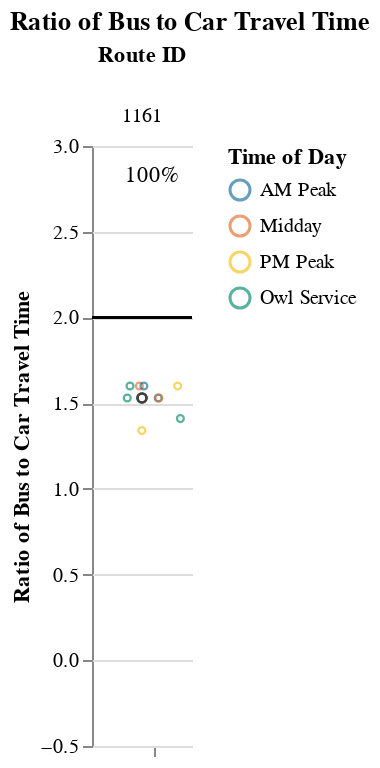
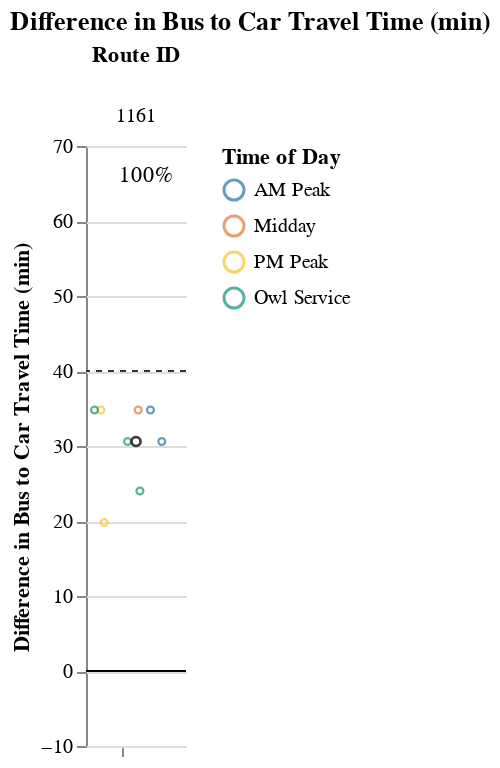

The notebook cell these images were saved under, in order:
### Markdown cell above
### Long Routes (> 1.5 hrs)

### Code cell
route_group = "long"
try:
    display_charts_for_route_group(df, route_group)
except:
    print("No routes meet this criteria.")

### Figure 1 — Vega-Lite specification as saved in the notebook (floating-point values rounded to 4 significant figures)
{"config": {"view": {"continuousWidth": 400, "continuousHeight": 300, "stroke": null}, "facet": {"spacing": 0}}, "data": {"name": "data-59b2302dc6e4d3b7fe3033e1f94b8ee9"}, "facet": {"column": {"field": "route_id", "sort": ["1161"], "title": "Route ID", "type": "nominal"}}, "spec": {"layer": [{"mark": "rule", "encoding": {"color": {"value": "black"}, "y": {"field": "cutoff", "type": "quantitative"}}, "selection": {"selector005": {"type": "interval", "bind": "scales", "encodings": ["x", "y"]}}}, {"mark": {"type": "point", "opacity": 0.65, "size": 12, "strokeWidth": 1.1}, "encoding": {"color": {"field": "time_of_day", "scale": {"range": ["#136C97", "#E16B26", "#F6BF16", "#00896B", "#7790A3", "#5B559C"]}, "sort": ["AM Peak", "Midday", "PM Peak", "Owl Service"], "title": "Time of Day", "type": "nominal"}, "tooltip": [{"field": "route_id", "type": "nominal"}, {"field": "route_name", "type": "nominal"}, {"field": "trip_id", "type": "nominal"}, {"field": "service_hours", "type": "quantitative"}, {"field": "car_duration_hours", "type": "quantitative"}, {"field": "bus_multiplier", "type": "quantitative"}, {"field": "bus_difference", "type": "quantitative"}, {"field": "num_trips", "type": "quantitative"}, {"field": "num_competitive", "type": "quantitative"}, {"field": "pct_trips_competitive", "type": "quantitative"}, {"field": "p25", "type": "quantitative"}, {"field": "p50", "type": "quantitative"}, {"field": "p75", "type": "quantitative"}], "x": {"axis": {"grid": false, "labels": false, "ticks": true, "values": [0]}, "field": "jitter", "scale": {}, "title": null, "type": "quantitative"}, "y": {"field": "bus_multiplier", "scale": {"domain": [-0.25, 3.0]}, "title": "Ratio of Bus to Car Travel Time", "type": "quantitative"}}, "transform": [{"calculate": "sqrt(-2*log(random()))*cos(2*PI*random())", "as": "jitter"}], "width": 50}, {"layer": [{"mark": {"type": "point", "opacity": 0.6, "size": 20, "strokeWidth": 1.3}, "encoding": {"color": {"value": "#323434"}, "y": {"field": "bus_multiplier", "type": "quantitative"}}, "transform": [{"filter": "(datum.p50_trip === 1)"}]}, {"mark": {"type": "text", "align": "center", "baseline": "middle"}, "encoding": {"color": {"value": "black"}, "text": {"field": "pct_trips_competitive", "format": ".0%", "type": "quantitative"}, "tooltip": [{"field": "route_id", "type": "nominal"}, {"field": "route_name", "type": "nominal"}, {"field": "trip_id", "type": "nominal"}, {"field": "service_hours", "type": "quantitative"}, {"field": "car_duration_hours", "type": "quantitative"}, {"field": "bus_multiplier", "type": "quantitative"}, {"field": "bus_difference", "type": "quantitative"}, {"field": "num_trips", "type": "quantitative"}, {"field": "num_competitive", "type": "quantitative"}, {"field": "pct_trips_competitive", "type": "quantitative"}, {"field": "p25", "type": "quantitative"}, {"field": "p50", "type": "quantitative"}, {"field": "p75", "type": "quantitative"}], "x": {"value": 30}, "y": {"value": 15}}, "transform": [{"calculate": "sqrt(-2*log(random()))*cos(2*PI*random())", "as": "jitter"}, {"filter": "(datum.fastest_trip === 1)"}]}]}]}, "resolve": {"scale": {"y": "shared"}}, "title": "Ratio of Bus to Car Travel Time", "$schema": "https://vega.github.io/schema/vega-lite/v4.17.0.json", "datasets": {"data-59b2302dc6e4d3b7fe3033e1f94b8ee9": [{"calitp_itp_id": 146, "trip_key": -2938986463235106552, "trip_id": "t_1270746_b_33402_tn_0", "shape_id": "p_3083", "route_id": "1161", "service_hours": 1.3, "trip_first_departure_ts": 69900, "trip_last_arrival_ts": 74580, "departure_hour": 19, "time_of_day": "PM Peak", "p25": 1.48, "p50": 1.48, "p75": 1.55, "p50_trip": 0, "fastest_trip": 1, "car_duration_hours": 0.97, "competitive_route": 1, "bus_multiplier": 1.34, "bus_difference": 19.8, "num_trips": 9, "num_competitive": 9, "pct_trips_competitive": 1.0, "bus_difference_spread": 15.0, "route_group": "long", "max_trip_hrs": 1.55, "max_trip_route_group": 1.55, "below_cutoff": 9, "pct_below_cutoff": 1.0, "name": "Kern County", "caltrans_district": "06 - Fresno", "drmt_organization_name": null, "route_name": "Delano - Bakersfield", "cutoff2": 40, "cutoff": 2}, {"calitp_itp_id": 146, "trip_key": -27775948743421188, "trip_id": "t_1270752_b_33402_tn_0", "shape_id": "p_787635", "route_id": "1161", "service_hours": 1.37, "trip_first_departure_ts": 15600, "trip_last_arrival_ts": 20520, "departure_hour": 4, "time_of_day": "Owl Service", "p25": 1.48, "p50": 1.48, "p75": 1.55, "p50_trip": 0, "fastest_trip": 0, "car_duration_hours": 0.97, "competitive_route": 1, "bus_multiplier": 1.41, "bus_difference": 24.0, "num_trips": 9, "num_competitive": 9, "pct_trips_competitive": 1.0, "bus_difference_spread": 15.0, "route_group": "long", "max_trip_hrs": 1.55, "max_trip_route_group": 1.55, "below_cutoff": 9, "pct_below_cutoff": 1.0, "name": "Kern County", "caltrans_district": "06 - Fresno", "drmt_organization_name": null, "route_name": "Delano - Bakersfield", "cutoff2": 40, "cutoff": 2}, {"calitp_itp_id": 146, "trip_key": -7990793653844275569, "trip_id": "t_1270743_b_33402_tn_0", "shape_id": "p_178359", "route_id": "1161", "service_hours": 1.48, "trip_first_departure_ts": 35700, "trip_last_arrival_ts": 41040, "departure_hour": 9, "time_of_day": "AM Peak", "p25": 1.48, "p50": 1.48, "p75": 1.55, "p50_trip": 1, "fastest_trip": 0, "car_duration_hours": 0.97, "competitive_route": 1, "bus_multiplier": 1.53, "bus_difference": 30.6, "num_trips": 9, "num_competitive": 9, "pct_trips_competitive": 1.0, "bus_difference_spread": 15.0, "route_group": "long", "max_trip_hrs": 1.55, "max_trip_route_group": 1.55, "below_cutoff": 9, "pct_below_cutoff": 1.0, "name": "Kern County", "caltrans_district": "06 - Fresno", "drmt_organization_name": null, "route_name": "Delano - Bakersfield", "cutoff2": 40, "cutoff": 2}, {"calitp_itp_id": 146, "trip_key": 2981651922526876918, "trip_id": "t_1270748_b_33402_tn_0", "shape_id": "p_178359", "route_id": "1161", "service_hours": 1.48, "trip_first_departure_ts": 56100, "trip_last_arrival_ts": 61440, "departure_hour": 15, "time_of_day": "Midday", "p25": 1.48, "p50": 1.48, "p75": 1.55, "p50_trip": 1, "fastest_trip": 0, "car_duration_hours": 0.97, "competitive_route": 1, "bus_multiplier": 1.53, "bus_difference": 30.6, "num_trips": 9, "num_competitive": 9, "pct_trips_competitive": 1.0, "bus_difference_spread": 15.0, "route_group": "long", "max_trip_hrs": 1.55, "max_trip_route_group": 1.55, "below_cutoff": 9, "pct_below_cutoff": 1.0, "name": "Kern County", "caltrans_district": "06 - Fresno", "drmt_organization_name": null, "route_name": "Delano - Bakersfield", "cutoff2": 40, "cutoff": 2}, {"calitp_itp_id": 146, "trip_key": 8490347904405264088, "trip_id": "t_1270741_b_33402_tn_0", "shape_id": "p_178359", "route_id": "1161", "service_hours": 1.48, "trip_first_departure_ts": 21000, "trip_last_arrival_ts": 26340, "departure_hour": 5, "time_of_day": "Owl Service", "p25": 1.48, "p50": 1.48, "p75": 1.55, "p50_trip": 1, "fastest_trip": 0, "car_duration_hours": 0.97, "competitive_route": 1, "bus_multiplier": 1.53, "bus_difference": 30.6, "num_trips": 9, "num_competitive": 9, "pct_trips_competitive": 1.0, "bus_difference_spread": 15.0, "route_group": "long", "max_trip_hrs": 1.55, "max_trip_route_group": 1.55, "below_cutoff": 9, "pct_below_cutoff": 1.0, "name": "Kern County", "caltrans_district": "06 - Fresno", "drmt_organization_name": null, "route_name": "Delano - Bakersfield", "cutoff2": 40, "cutoff": 2}, {"calitp_itp_id": 146, "trip_key": 1262263643627312031, "trip_id": "t_1270750_b_33402_tn_0", "shape_id": "p_111843", "route_id": "1161", "service_hours": 1.55, "trip_first_departure_ts": 48900, "trip_last_arrival_ts": 54480, "departure_hour": 13, "time_of_day": "Midday", "p25": 1.48, "p50": 1.48, "p75": 1.55, "p50_trip": 0, "fastest_trip": 0, "car_duration_hours": 0.97, "competitive_route": 1, "bus_multiplier": 1.6, "bus_difference": 34.8, "num_trips": 9, "num_competitive": 9, "pct_trips_competitive": 1.0, "bus_difference_spread": 15.0, "route_group": "long", "max_trip_hrs": 1.55, "max_trip_route_group": 1.55, "below_cutoff": 9, "pct_below_cutoff": 1.0, "name": "Kern County", "caltrans_district": "06 - Fresno", "drmt_organization_name": null, "route_name": "Delano - Bakersfield", "cutoff2": 40, "cutoff": 2}, {"calitp_itp_id": 146, "trip_key": -8012276736357788588, "trip_id": "t_1270747_b_33402_tn_0", "shape_id": "p_111843", "route_id": "1161", "service_hours": 1.55, "trip_first_departure_ts": 63900, "trip_last_arrival_ts": 69480, "departure_hour": 17, "time_of_day": "PM Peak", "p25": 1.48, "p50": 1.48, "p75": 1.55, "p50_trip": 0, "fastest_trip": 0, "car_duration_hours": 0.97, "competitive_route": 1, "bus_multiplier": 1.6, "bus_difference": 34.8, "num_trips": 9, "num_competitive": 9, "pct_trips_competitive": 1.0, "bus_difference_spread": 15.0, "route_group": "long", "max_trip_hrs": 1.55, "max_trip_route_group": 1.55, "below_cutoff": 9, "pct_below_cutoff": 1.0, "name": "Kern County", "caltrans_district": "06 - Fresno", "drmt_organization_name": null, "route_name": "Delano - Bakersfield", "cutoff2": 40, "cutoff": 2}, {"calitp_itp_id": 146, "trip_key": -1436786589014759050, "trip_id": "t_1270744_b_33402_tn_0", "shape_id": "p_111843", "route_id": "1161", "service_hours": 1.55, "trip_first_departure_ts": 72900, "trip_last_arrival_ts": 78480, "departure_hour": 20, "time_of_day": "Owl Service", "p25": 1.48, "p50": 1.48, "p75": 1.55, "p50_trip": 0, "fastest_trip": 0, "car_duration_hours": 0.97, "competitive_route": 1, "bus_multiplier": 1.6, "bus_difference": 34.8, "num_trips": 9, "num_competitive": 9, "pct_trips_competitive": 1.0, "bus_difference_spread": 15.0, "route_group": "long", "max_trip_hrs": 1.55, "max_trip_route_group": 1.55, "below_cutoff": 9, "pct_below_cutoff": 1.0, "name": "Kern County", "caltrans_district": "06 - Fresno", "drmt_organization_name": null, "route_name": "Delano - Bakersfield", "cutoff2": 40, "cutoff": 2}, {"calitp_itp_id": 146, "trip_key": -3446891539184357635, "trip_id": "t_1270740_b_33402_tn_0", "shape_id": "p_111843", "route_id": "1161", "service_hours": 1.55, "trip_first_departure_ts": 28800, "trip_last_arrival_ts": 34380, "departure_hour": 8, "time_of_day": "AM Peak", "p25": 1.48, "p50": 1.48, "p75": 1.55, "p50_trip": 0, "fastest_trip": 0, "car_duration_hours": 0.97, "competitive_route": 1, "bus_multiplier": 1.6, "bus_difference": 34.8, "num_trips": 9, "num_competitive": 9, "pct_trips_competitive": 1.0, "bus_difference_spread": 15.0, "route_group": "long", "max_trip_hrs": 1.55, "max_trip_route_group": 1.55, "below_cutoff": 9, "pct_below_cutoff": 1.0, "name": "Kern County", "caltrans_district": "06 - Fresno", "drmt_organization_name": null, "route_name": "Delano - Bakersfield", "cutoff2": 40, "cutoff": 2}]}}

### Figure 2 — Vega-Lite specification as saved in the notebook (floating-point values rounded to 4 significant figures)
{"config": {"view": {"continuousWidth": 400, "continuousHeight": 300, "stroke": null}, "facet": {"spacing": 0}}, "data": {"name": "data-7fe5b8802313cfdac4aba6ffc6e5b3e6"}, "facet": {"column": {"field": "route_id", "sort": ["1161"], "title": "Route ID", "type": "nominal"}}, "spec": {"layer": [{"mark": "rule", "encoding": {"color": {"value": "black"}, "y": {"field": "cutoff", "type": "quantitative"}}, "selection": {"selector006": {"type": "interval", "bind": "scales", "encodings": ["x", "y"]}}}, {"mark": {"type": "rule", "strokeDash": [3, 3]}, "encoding": {"color": {"value": "#323434"}, "y": {"field": "cutoff2", "type": "quantitative"}}}, {"mark": {"type": "point", "opacity": 0.65, "size": 12, "strokeWidth": 1.1}, "encoding": {"color": {"field": "time_of_day", "scale": {"range": ["#136C97", "#E16B26", "#F6BF16", "#00896B", "#7790A3", "#5B559C"]}, "sort": ["AM Peak", "Midday", "PM Peak", "Owl Service"], "title": "Time of Day", "type": "nominal"}, "tooltip": [{"field": "route_id", "type": "nominal"}, {"field": "route_name", "type": "nominal"}, {"field": "trip_id", "type": "nominal"}, {"field": "service_hours", "type": "quantitative"}, {"field": "car_duration_hours", "type": "quantitative"}, {"field": "bus_multiplier", "type": "quantitative"}, {"field": "bus_difference", "type": "quantitative"}, {"field": "num_trips", "type": "quantitative"}, {"field": "num_competitive", "type": "quantitative"}, {"field": "pct_trips_competitive", "type": "quantitative"}, {"field": "p25", "type": "quantitative"}, {"field": "p50", "type": "quantitative"}, {"field": "p75", "type": "quantitative"}], "x": {"axis": {"grid": false, "labels": false, "ticks": true, "values": [0]}, "field": "jitter", "scale": {}, "title": null, "type": "quantitative"}, "y": {"field": "bus_difference", "scale": {"domain": [-5, 69.6]}, "title": "Difference in Bus to Car Travel Time (min)", "type": "quantitative"}}, "transform": [{"calculate": "sqrt(-2*log(random()))*cos(2*PI*random())", "as": "jitter"}], "width": 50}, {"layer": [{"mark": {"type": "point", "opacity": 0.6, "size": 20, "strokeWidth": 1.3}, "encoding": {"color": {"value": "#323434"}, "y": {"field": "bus_difference", "type": "quantitative"}}, "transform": [{"filter": "(datum.p50_trip === 1)"}]}, {"mark": {"type": "text", "align": "center", "baseline": "middle"}, "encoding": {"color": {"value": "black"}, "text": {"field": "pct_trips_competitive", "format": ".0%", "type": "quantitative"}, "tooltip": [{"field": "route_id", "type": "nominal"}, {"field": "route_name", "type": "nominal"}, {"field": "trip_id", "type": "nominal"}, {"field": "service_hours", "type": "quantitative"}, {"field": "car_duration_hours", "type": "quantitative"}, {"field": "bus_multiplier", "type": "quantitative"}, {"field": "bus_difference", "type": "quantitative"}, {"field": "num_trips", "type": "quantitative"}, {"field": "num_competitive", "type": "quantitative"}, {"field": "pct_trips_competitive", "type": "quantitative"}, {"field": "p25", "type": "quantitative"}, {"field": "p50", "type": "quantitative"}, {"field": "p75", "type": "quantitative"}], "x": {"value": 30}, "y": {"value": 15}}, "transform": [{"calculate": "sqrt(-2*log(random()))*cos(2*PI*random())", "as": "jitter"}, {"filter": "(datum.fastest_trip === 1)"}]}]}]}, "resolve": {"scale": {"y": "shared"}}, "title": "Difference in Bus to Car Travel Time (min)", "$schema": "https://vega.github.io/schema/vega-lite/v4.17.0.json", "datasets": {"data-7fe5b8802313cfdac4aba6ffc6e5b3e6": [{"calitp_itp_id": 146, "trip_key": -2938986463235106552, "trip_id": "t_1270746_b_33402_tn_0", "shape_id": "p_3083", "route_id": "1161", "service_hours": 1.3, "trip_first_departure_ts": 69900, "trip_last_arrival_ts": 74580, "departure_hour": 19, "time_of_day": "PM Peak", "p25": 1.48, "p50": 1.48, "p75": 1.55, "p50_trip": 0, "fastest_trip": 1, "car_duration_hours": 0.97, "competitive_route": 1, "bus_multiplier": 1.34, "bus_difference": 19.8, "num_trips": 9, "num_competitive": 9, "pct_trips_competitive": 1.0, "bus_difference_spread": 15.0, "route_group": "long", "max_trip_hrs": 1.55, "max_trip_route_group": 1.55, "below_cutoff": 9, "pct_below_cutoff": 1.0, "name": "Kern County", "caltrans_district": "06 - Fresno", "drmt_organization_name": null, "route_name": "Delano - Bakersfield", "cutoff2": 40, "cutoff": 0}, {"calitp_itp_id": 146, "trip_key": -27775948743421188, "trip_id": "t_1270752_b_33402_tn_0", "shape_id": "p_787635", "route_id": "1161", "service_hours": 1.37, "trip_first_departure_ts": 15600, "trip_last_arrival_ts": 20520, "departure_hour": 4, "time_of_day": "Owl Service", "p25": 1.48, "p50": 1.48, "p75": 1.55, "p50_trip": 0, "fastest_trip": 0, "car_duration_hours": 0.97, "competitive_route": 1, "bus_multiplier": 1.41, "bus_difference": 24.0, "num_trips": 9, "num_competitive": 9, "pct_trips_competitive": 1.0, "bus_difference_spread": 15.0, "route_group": "long", "max_trip_hrs": 1.55, "max_trip_route_group": 1.55, "below_cutoff": 9, "pct_below_cutoff": 1.0, "name": "Kern County", "caltrans_district": "06 - Fresno", "drmt_organization_name": null, "route_name": "Delano - Bakersfield", "cutoff2": 40, "cutoff": 0}, {"calitp_itp_id": 146, "trip_key": -7990793653844275569, "trip_id": "t_1270743_b_33402_tn_0", "shape_id": "p_178359", "route_id": "1161", "service_hours": 1.48, "trip_first_departure_ts": 35700, "trip_last_arrival_ts": 41040, "departure_hour": 9, "time_of_day": "AM Peak", "p25": 1.48, "p50": 1.48, "p75": 1.55, "p50_trip": 1, "fastest_trip": 0, "car_duration_hours": 0.97, "competitive_route": 1, "bus_multiplier": 1.53, "bus_difference": 30.6, "num_trips": 9, "num_competitive": 9, "pct_trips_competitive": 1.0, "bus_difference_spread": 15.0, "route_group": "long", "max_trip_hrs": 1.55, "max_trip_route_group": 1.55, "below_cutoff": 9, "pct_below_cutoff": 1.0, "name": "Kern County", "caltrans_district": "06 - Fresno", "drmt_organization_name": null, "route_name": "Delano - Bakersfield", "cutoff2": 40, "cutoff": 0}, {"calitp_itp_id": 146, "trip_key": 2981651922526876918, "trip_id": "t_1270748_b_33402_tn_0", "shape_id": "p_178359", "route_id": "1161", "service_hours": 1.48, "trip_first_departure_ts": 56100, "trip_last_arrival_ts": 61440, "departure_hour": 15, "time_of_day": "Midday", "p25": 1.48, "p50": 1.48, "p75": 1.55, "p50_trip": 1, "fastest_trip": 0, "car_duration_hours": 0.97, "competitive_route": 1, "bus_multiplier": 1.53, "bus_difference": 30.6, "num_trips": 9, "num_competitive": 9, "pct_trips_competitive": 1.0, "bus_difference_spread": 15.0, "route_group": "long", "max_trip_hrs": 1.55, "max_trip_route_group": 1.55, "below_cutoff": 9, "pct_below_cutoff": 1.0, "name": "Kern County", "caltrans_district": "06 - Fresno", "drmt_organization_name": null, "route_name": "Delano - Bakersfield", "cutoff2": 40, "cutoff": 0}, {"calitp_itp_id": 146, "trip_key": 8490347904405264088, "trip_id": "t_1270741_b_33402_tn_0", "shape_id": "p_178359", "route_id": "1161", "service_hours": 1.48, "trip_first_departure_ts": 21000, "trip_last_arrival_ts": 26340, "departure_hour": 5, "time_of_day": "Owl Service", "p25": 1.48, "p50": 1.48, "p75": 1.55, "p50_trip": 1, "fastest_trip": 0, "car_duration_hours": 0.97, "competitive_route": 1, "bus_multiplier": 1.53, "bus_difference": 30.6, "num_trips": 9, "num_competitive": 9, "pct_trips_competitive": 1.0, "bus_difference_spread": 15.0, "route_group": "long", "max_trip_hrs": 1.55, "max_trip_route_group": 1.55, "below_cutoff": 9, "pct_below_cutoff": 1.0, "name": "Kern County", "caltrans_district": "06 - Fresno", "drmt_organization_name": null, "route_name": "Delano - Bakersfield", "cutoff2": 40, "cutoff": 0}, {"calitp_itp_id": 146, "trip_key": 1262263643627312031, "trip_id": "t_1270750_b_33402_tn_0", "shape_id": "p_111843", "route_id": "1161", "service_hours": 1.55, "trip_first_departure_ts": 48900, "trip_last_arrival_ts": 54480, "departure_hour": 13, "time_of_day": "Midday", "p25": 1.48, "p50": 1.48, "p75": 1.55, "p50_trip": 0, "fastest_trip": 0, "car_duration_hours": 0.97, "competitive_route": 1, "bus_multiplier": 1.6, "bus_difference": 34.8, "num_trips": 9, "num_competitive": 9, "pct_trips_competitive": 1.0, "bus_difference_spread": 15.0, "route_group": "long", "max_trip_hrs": 1.55, "max_trip_route_group": 1.55, "below_cutoff": 9, "pct_below_cutoff": 1.0, "name": "Kern County", "caltrans_district": "06 - Fresno", "drmt_organization_name": null, "route_name": "Delano - Bakersfield", "cutoff2": 40, "cutoff": 0}, {"calitp_itp_id": 146, "trip_key": -8012276736357788588, "trip_id": "t_1270747_b_33402_tn_0", "shape_id": "p_111843", "route_id": "1161", "service_hours": 1.55, "trip_first_departure_ts": 63900, "trip_last_arrival_ts": 69480, "departure_hour": 17, "time_of_day": "PM Peak", "p25": 1.48, "p50": 1.48, "p75": 1.55, "p50_trip": 0, "fastest_trip": 0, "car_duration_hours": 0.97, "competitive_route": 1, "bus_multiplier": 1.6, "bus_difference": 34.8, "num_trips": 9, "num_competitive": 9, "pct_trips_competitive": 1.0, "bus_difference_spread": 15.0, "route_group": "long", "max_trip_hrs": 1.55, "max_trip_route_group": 1.55, "below_cutoff": 9, "pct_below_cutoff": 1.0, "name": "Kern County", "caltrans_district": "06 - Fresno", "drmt_organization_name": null, "route_name": "Delano - Bakersfield", "cutoff2": 40, "cutoff": 0}, {"calitp_itp_id": 146, "trip_key": -1436786589014759050, "trip_id": "t_1270744_b_33402_tn_0", "shape_id": "p_111843", "route_id": "1161", "service_hours": 1.55, "trip_first_departure_ts": 72900, "trip_last_arrival_ts": 78480, "departure_hour": 20, "time_of_day": "Owl Service", "p25": 1.48, "p50": 1.48, "p75": 1.55, "p50_trip": 0, "fastest_trip": 0, "car_duration_hours": 0.97, "competitive_route": 1, "bus_multiplier": 1.6, "bus_difference": 34.8, "num_trips": 9, "num_competitive": 9, "pct_trips_competitive": 1.0, "bus_difference_spread": 15.0, "route_group": "long", "max_trip_hrs": 1.55, "max_trip_route_group": 1.55, "below_cutoff": 9, "pct_below_cutoff": 1.0, "name": "Kern County", "caltrans_district": "06 - Fresno", "drmt_organization_name": null, "route_name": "Delano - Bakersfield", "cutoff2": 40, "cutoff": 0}, {"calitp_itp_id": 146, "trip_key": -3446891539184357635, "trip_id": "t_1270740_b_33402_tn_0", "shape_id": "p_111843", "route_id": "1161", "service_hours": 1.55, "trip_first_departure_ts": 28800, "trip_last_arrival_ts": 34380, "departure_hour": 8, "time_of_day": "AM Peak", "p25": 1.48, "p50": 1.48, "p75": 1.55, "p50_trip": 0, "fastest_trip": 0, "car_duration_hours": 0.97, "competitive_route": 1, "bus_multiplier": 1.6, "bus_difference": 34.8, "num_trips": 9, "num_competitive": 9, "pct_trips_competitive": 1.0, "bus_difference_spread": 15.0, "route_group": "long", "max_trip_hrs": 1.55, "max_trip_route_group": 1.55, "below_cutoff": 9, "pct_below_cutoff": 1.0, "name": "Kern County", "caltrans_district": "06 - Fresno", "drmt_organization_name": null, "route_name": "Delano - Bakersfield", "cutoff2": 40, "cutoff": 0}]}}
